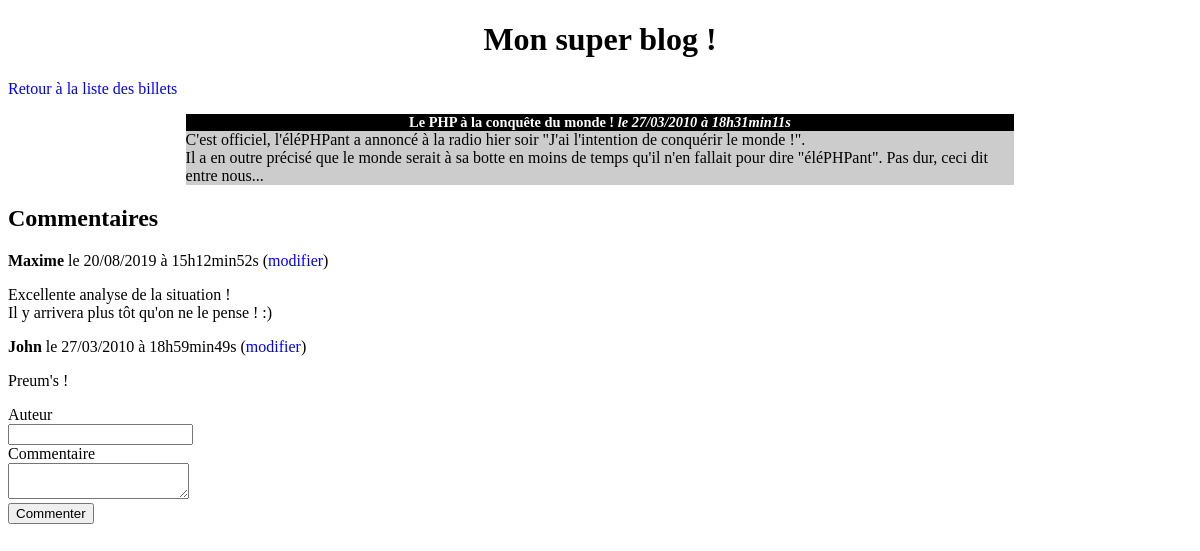
Page /index.php?action=post&id=2 on the committed database.
### tables this page shows
CREATE TABLE `posts` (
  `id` int(11) NOT NULL,
  `title` varchar(255) NOT NULL,
  `content` text NOT NULL,
  `creation_date` datetime NOT NULL
);

CREATE TABLE `comments` (
  `id` int(11) NOT NULL,
  `post_id` int(11) NOT NULL,
  `author` varchar(255) NOT NULL,
  `comment` text NOT NULL,
  `comment_date` datetime NOT NULL
);

### controller/frontend.php (called while the page is built, shortened)
<?php
require_once('model/PostManager.php');
require_once('model/CommentManager.php');
function post(){
  $postManager = new PostManager();
  $commentManager = new CommentManager();
  $post = $postManager->getPost($_GET['id']);
  $comments = $commentManager->getComments($_GET['id']);
  require('view/frontend/postView.php');
}

### model/PostManager.php (called while the page is built, shortened)
<?php
class PostManager extends Manager {
  public function getPost($postId) {
    $db = $this->dbConnect();
    $request = $db->prepare("SELECT id, title, content, DATE_FORMAT(creation_date, '%d/%m/%Y à %Hh%imin%ss')AS creation_date_fr FROM posts WHERE id = ?");
    $request->execute(array($postId));
    $post = $request->fetch();
    return $post;
  }
}

### model/CommentManager.php (called while the page is built, shortened)
<?php
class CommentManager extends Manager {
  public function getComments($postId) {
    $db = $this->dbConnect();
    $comments = $db->prepare("SELECT id, author, comment, DATE_FORMAT(comment_date, '%d/%m/%Y à %Hh%imin%ss') AS comment_date_fr FROM comments WHERE post_id = ? ORDER BY comment_date DESC");
    $comments->execute(array($postId));
    return $comments;
  }
}

### view/frontend/postView.php (the view, shortened to what this page needs)
<h1>Mon super blog !</h1>
<p><a href="index.php">Retour à la liste des billets</a></p>
<div class="news">
  <h3>
    <?= htmlspecialchars($post['title']) ?>
    <em>le <?= $post['creation_date_fr'] ?></em>
  </h3>
  <p>
    <?= nl2br(htmlspecialchars($post['content'])) ?>
  </p>
</div>
<h2>Commentaires</h2>
<?php
  while ($comment = $comments->fetch()) {
?>
<p><strong><?= htmlspecialchars($comment['author']) ?></strong> le <?= $comment['comment_date_fr'] ?>&nbsp;(<a href="index.php?action=viewComment&amp;id=<?= $comment['id'] ?>">modifier</a>)</p>
<p><?= nl2br(htmlspecialchars($comment['comment'])) ?></p>
<?php
  }
?>
<form action="index.php?action=addComment&amp;id=<?= $post['id'] ?>" method="post">
  <div>
    <label for="author">Auteur</label><br>
    <input type="text" id="author" name="author">
  </div>
  <div>
    <label for="comment">Commentaire</label><br>
    <textarea id="comment" name="comment"></textarea>
  </div>
  <div>
    <input type="submit" value="Commenter">
  </div>
</form>
<?php require('template.php'); ?>

### public/css/style.css (style rules this page uses)
h1, h3 { text-align:center; }
h3 { background-color:black; color:white; font-size:0.9em; margin-bottom:0px; }
.news p { background-color:#CCCCCC; margin-top:0px; }
.news { width:70%; margin:auto; }
a { text-decoration: none; color: blue; }

### rows in the picture
posts: title "Le PHP à la conquête du monde !", content "C'est officiel, l'éléPHPant a annoncé à la radio hier soir \"J'ai l'intention de conquérir le monde !\". Il a en outre précisé que le monde serait à sa botte en moins de temps qu'il n'en fallait pour dire \"éléPHPant\". Pas dur, ceci dit entre nous..."
comments: author "Maxime", comment_date_fr "20/08/2019 à 15h12min52s", comment "Excellente analyse de la situation ! Il y arrivera plus tôt qu'on ne le pense ! :)"
comments: author "John", comment_date_fr "27/03/2010 à 18h59min49s", comment "Preum's !"

### other values in the picture
$post['creation_date_fr'] "27/03/2010 à 18h31min11s"
